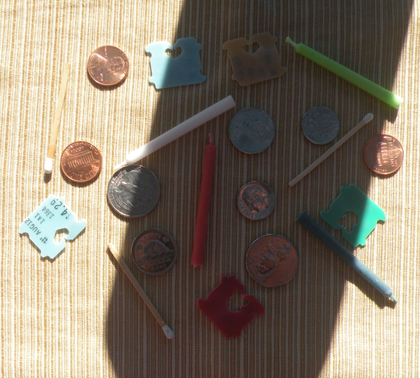
%> input picture ELEN640/DQ_Project3/Part 2/Color/DSCN0632Color2_C1.png, 420 x 378 px, shrunk from 1000 x 900 before the run
$ octave tester.m   (GNU Octave 9; MATLAB toolbox functions it lacks are replaced by stand-ins)
%> lines starting %> are read from the running program, lines starting %| are printed output that depends on the picture; in (x1, y1, x2, y2) boxes, pixels count from 0 and x2, y2 are one past the last pixel; in counts of white or black regions, pixels touching at a corner belong together; the program's own positions count from 1
### ELEN640/DQ_Project3/Part 2/threshold.m
function threshim = threshold(im, thresh)
%   threshim = threshold(im,thresh)
%   Creates thresholded image, threshim, at given threshold, thresh.


imsize  =   size(im);

rows    =   imsize(1);
cols    =   imsize(2);

threshim = zeros(imsize);
for i = 1:rows
    for j = 1:cols
        if im(i,j) >= thresh
            threshim(i,j) = 255;
        end
    end
end

end

### ELEN640/DQ_Project3/Part 2/houghc.m
function [centers,radii] = houghc(im,diamRange,sensitivity,edgethresh,polarity,titleStr,param3)
% Finds the circular hough transform for an image and returns the found
% centers and radii. Has 7 inputs as follows
%     im: the image to find circles in
%     diamRange: the range of diameters for the hough transform
%     sensitivity: Higher finds more circles but increases false positives.
%     edgethresh: Lower finds more circles but increases false positives.
%     polarrity: Look for objects brighter or darker than the background
%     titleStr: A title string
%     param3: the image you want to show the circles found on. Must be
%     color

if ~exist('param3','var')
     % third parameter does not exist, so default it to something
      param3 = im;
 end

[len,wid,num] = size(im);

if num > 1
    subx = ceil(num/2);
    suby = 2;
else
    subx = 1;
    suby = 1;
end

figure;

disp(titleStr);

for i = 1:num
    [centers,radii] = imfindcircles(im(:,:,i),diamRange,'Sensitivity',sensitivity,'Edgethreshold',edgethresh,'ObjectPolarity',polarity);

    str = sprintf('Image #%d', i);
    disp(str);
    centers
    radii

    subplot(subx,suby,i), imshow(param3)
    title(['Image' num2str(i)])
    viscircles(centers,radii);
end

suptitle(titleStr);

### ELEN640/DQ_Project3/Part 2/tester.m
im6 = imread('Color/DSCN0632Color2_C1.png');
%> im6 is the input picture: size 378x420x3 uint8; mean R, G, B 136.3, 124.8, 108.7
im6bw = rgb2gray(im6);
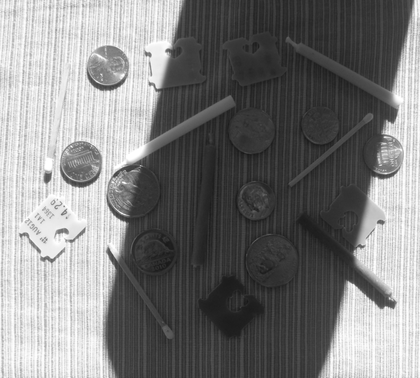
%> im6bw: size 378x420 uint8; min 24, max 255, mean 126.4
se = strel('disk',3,0);
smfil       =   fspecial('average');
thresh = 127;
clim6 = imclose(im6bw,se);
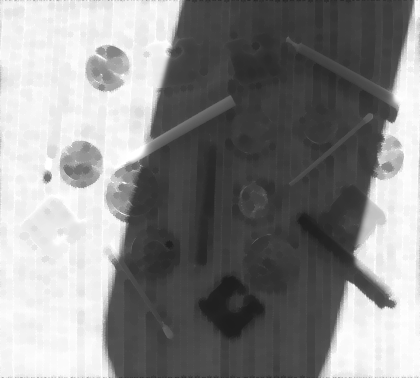
%> clim6: size 378x420 uint8; min 30, max 255, mean 138.1
thclim6  = threshold(clim6,thresh);
%> after the loop in threshold, `for i = 1:rows`:
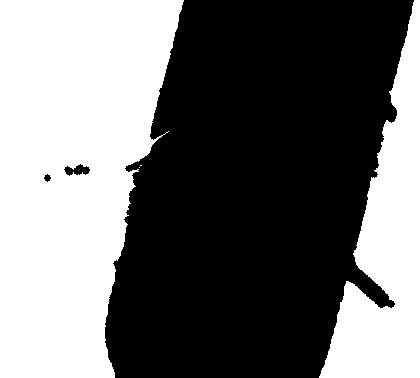
%> threshim: size 378x420 double; 44.2% white; 4 white regions (2 under 20 px), largest, box (x1, y1, x2, y2) and area: (0, 0, 184, 378) 51832, (319, 0, 420, 378) 18289
opim6    = imerode(im6bw,se);
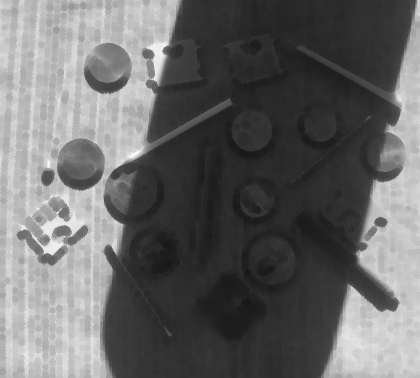
%> opim6: size 378x420 uint8; min 24, max 254, mean 104.8
opsmim6  = filter2(smfil,opim6);
edim6    = edge(opim6,'Sobel');
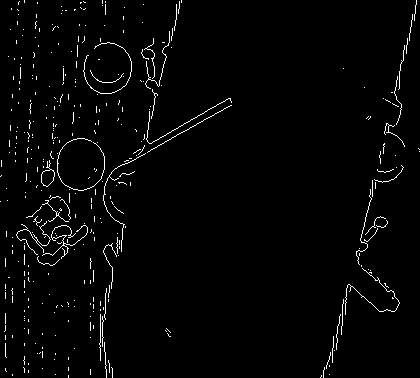
%> edim6: size 378x420 logical; 2.2% white in thin lines or dots
clopim6  = imopen(clim6,se);
thclopim6 = threshold(clopim6,thresh);
%> after the loop in threshold (call 2), `for i = 1:rows`: threshim: size 378x420 double; 44.1% white; 2 white regions, box (x1, y1, x2, y2) and area: (0, 0, 184, 378) 51753, (319, 0, 420, 378) 18261

figure;
imshow(edim6,[]);

diamRange = [50 90];
sensitivity = .95;
edgethresh = 0.1;
[centers6h,radii6h] = houghc(edim6,diamRange,sensitivity,edgethresh,'bright','edge image 6',im6);
%> the loop in houghc, `for i = 1:num` made 1 pass
%> (centers, radii) on pass 1: ([56.63 277.4; 347.1 215.4], [57.97; 77.25])
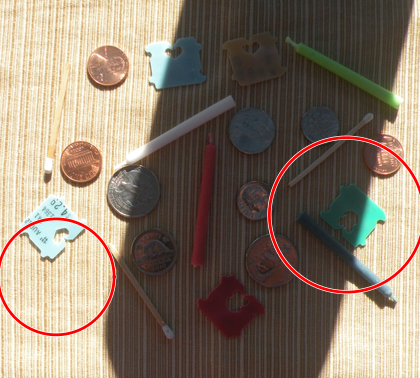
%> figure redrawn from the program's plot data; its title reads 'Image1'
%> centers6h = [56.63 277.4; 347.1 215.4]; radii6h = [57.97; 77.25]

$ run again, with ELEN640/DQ_Project3/Part 2/Color/DSCN0616Color2_C1.png copied over ELEN640/DQ_Project3/Part 2/Color/DSCN0632Color2_C1.png
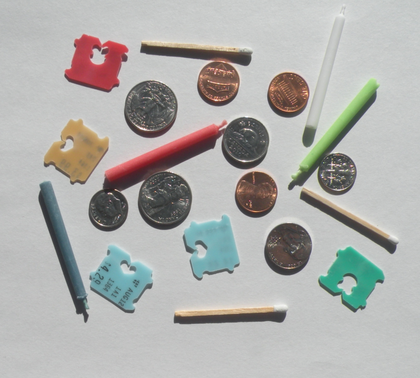
%> input picture ELEN640/DQ_Project3/Part 2/Color/DSCN0616Color2_C1.png, 420 x 378 px, shrunk from 1000 x 900 before the run
%> im6 is the input picture: size 378x420x3 uint8; mean R, G, B 174.9, 174.6, 171.9
%> edim6: size 378x420 logical; 2.4% white in thin lines or dots, all inside (x1, y1, x2, y2) = (35, 31, 401, 328)
%> after the loop in threshold (call 2), `for i = 1:rows`:
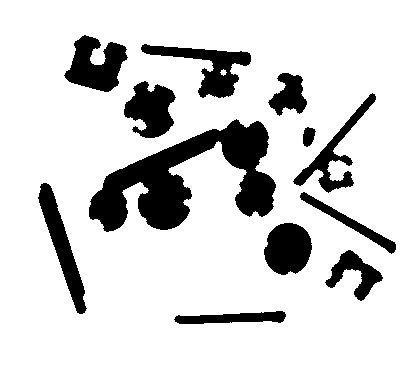
%> threshim: size 378x420 double; 84.2% white; 12 black regions, largest, box (x1, y1, x2, y2) and area: (89, 119, 276, 232) 9139, (64, 35, 128, 92) 2147, (141, 44, 251, 98) 2125
%> the loop in houghc, `for i = 1:num` made 1 pass
%> radii on pass 1: [52.11; 61.44; 69.96; 62.64; 53.88]
%> `[centers6h,radii6h] = houghc(edim6,diamRange,sensitivity,edgethresh,'b..`:
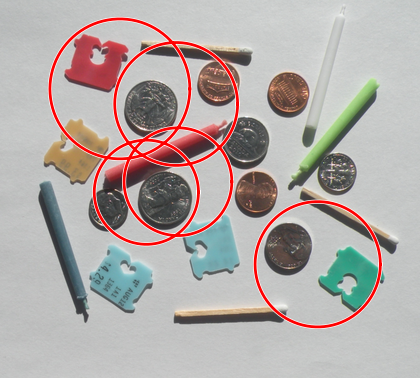
%> figure redrawn from the program's plot data; its title reads 'Image1'
%> centers6h = [146.8 192.7; 176.7 104.5; 120.4 89.4; 318.2 264.8; 178.4 182.2]; radii6h = [52.11; 61.44; 69.96; 62.64; 53.88]

$ run again, with ELEN640/DQ_Project3/Part 2/Color/DSCN0619Color2_C1.png copied over ELEN640/DQ_Project3/Part 2/Color/DSCN0632Color2_C1.png
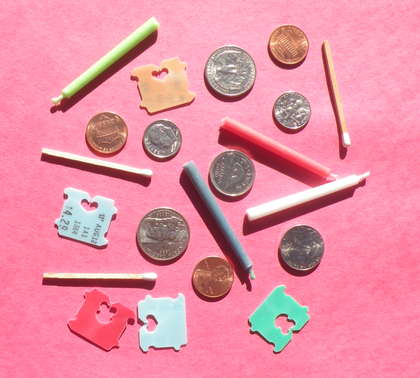
%> input picture ELEN640/DQ_Project3/Part 2/Color/DSCN0619Color2_C1.png, 420 x 378 px, shrunk from 1000 x 900 before the run
%> im6 is the input picture: size 378x420x3 uint8; mean R, G, B 232.1, 143.8, 164.5
%> edim6: size 378x420 logical; 2.8% white in thin lines or dots, all inside (x1, y1, x2, y2) = (37, 22, 369, 358)
%> after the loop in threshold (call 2), `for i = 1:rows`:
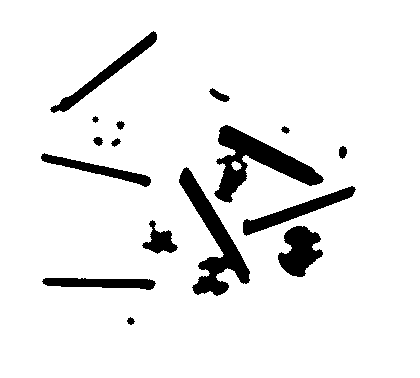
%> threshim: size 378x420 double; 91.9% white; 16 black regions, largest, box (x1, y1, x2, y2) and area: (214, 125, 324, 203) 3002, (179, 167, 250, 296) 2788, (278, 226, 323, 277) 1436
%> the loop in houghc, `for i = 1:num` made 1 pass
%> radii on pass 1: [58.61; 56.86; 73.6; 67.66; 51.36; 70; 86.23]
%> `[centers6h,radii6h] = houghc(edim6,diamRange,sensitivity,edgethresh,'b..`:
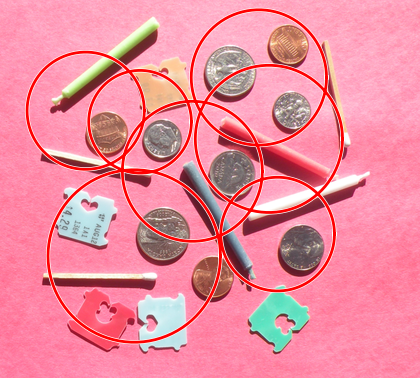
%> figure redrawn from the program's plot data; its title reads 'Image1'
%> centers6h = [86.18 111.2; 278.1 234.6; 269.4 139.4; 259.4 77.96; 140.6 122.3; 192.9 171.8; 134.7 256.5]; radii6h = [58.61; 56.86; 73.6; 67.66; 51.36; 70; 86.23]

$ run again, with ELEN640/DQ_Project3/Part 2/Color/DSCN0622Color2_C1.png copied over ELEN640/DQ_Project3/Part 2/Color/DSCN0632Color2_C1.png
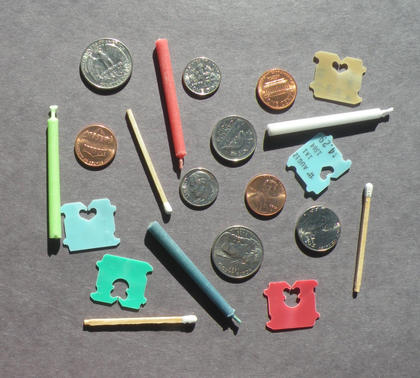
%> input picture ELEN640/DQ_Project3/Part 2/Color/DSCN0622Color2_C1.png, 420 x 378 px, shrunk from 1000 x 900 before the run
%> im6 is the input picture: size 378x420x3 uint8; mean R, G, B 139.5, 139.4, 135
%> edim6: size 378x420 logical; 3.1% white in thin lines or dots, all inside (x1, y1, x2, y2) = (42, 36, 393, 338)
%> after the loop in threshold (call 2), `for i = 1:rows`:
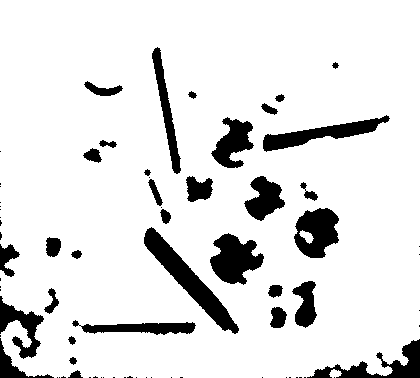
%> threshim: size 378x420 double; 88.4% white; 74 black regions (41 under 20 px), largest, box (x1, y1, x2, y2) and area: (144, 227, 239, 334) 2310, (210, 233, 264, 285) 1721, (263, 115, 390, 152) 1565
%> the loop in houghc, `for i = 1:num` made 1 pass
%> (centers, radii) on pass 1: ([287.2 260.8; 100.4 182.9], [73.97; 57.46])
%> `[centers6h,radii6h] = houghc(edim6,diamRange,sensitivity,edgethresh,'b..`:
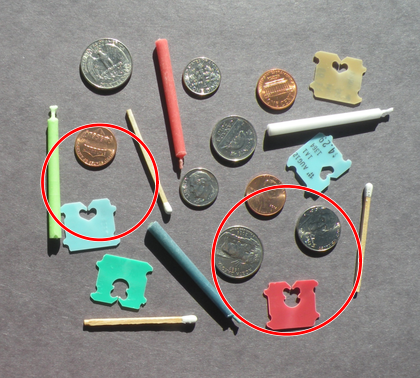
%> figure redrawn from the program's plot data; its title reads 'Image1'
%> centers6h = [287.2 260.8; 100.4 182.9]; radii6h = [73.97; 57.46]
